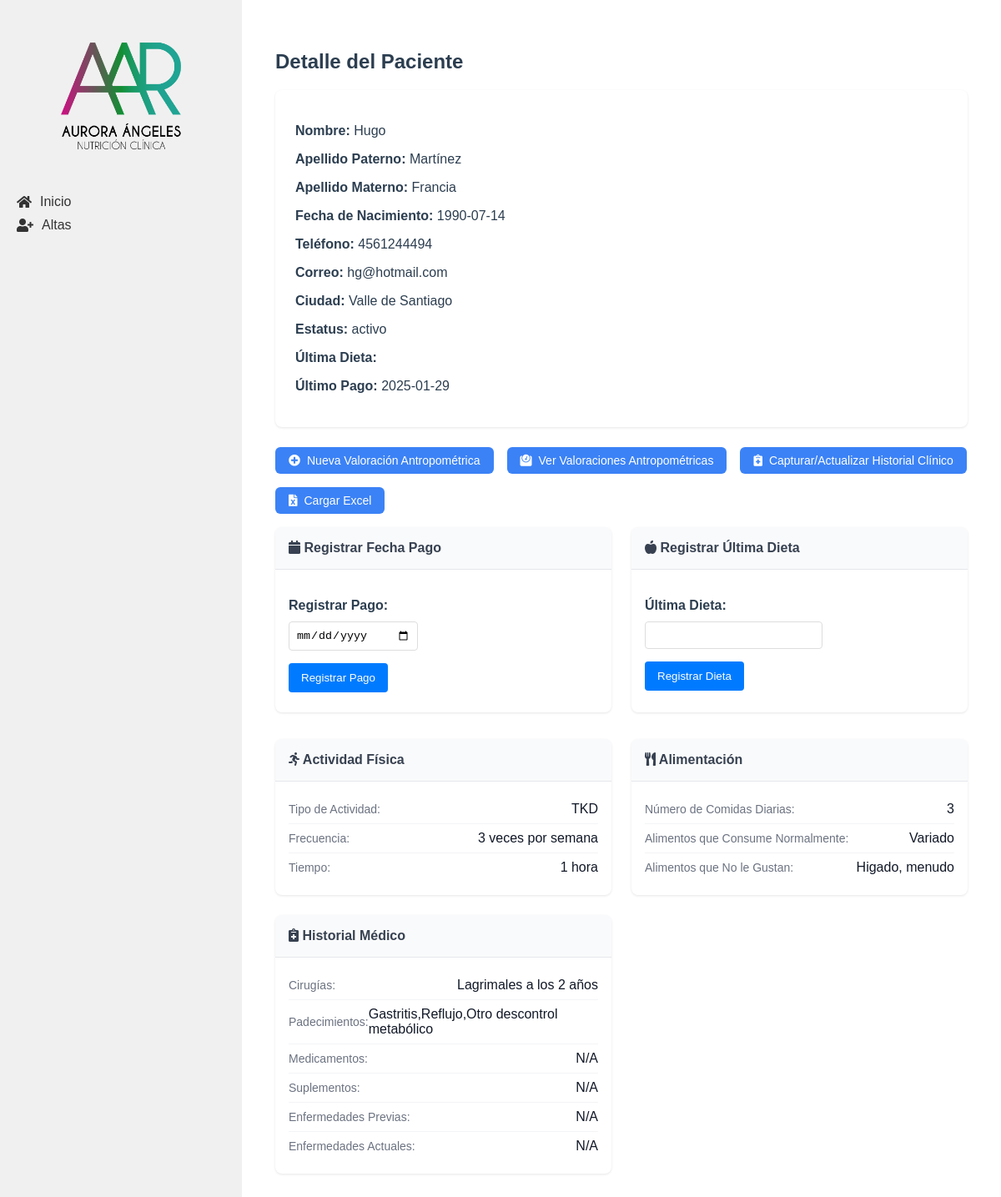
The app's page /pacientes/11, older data.
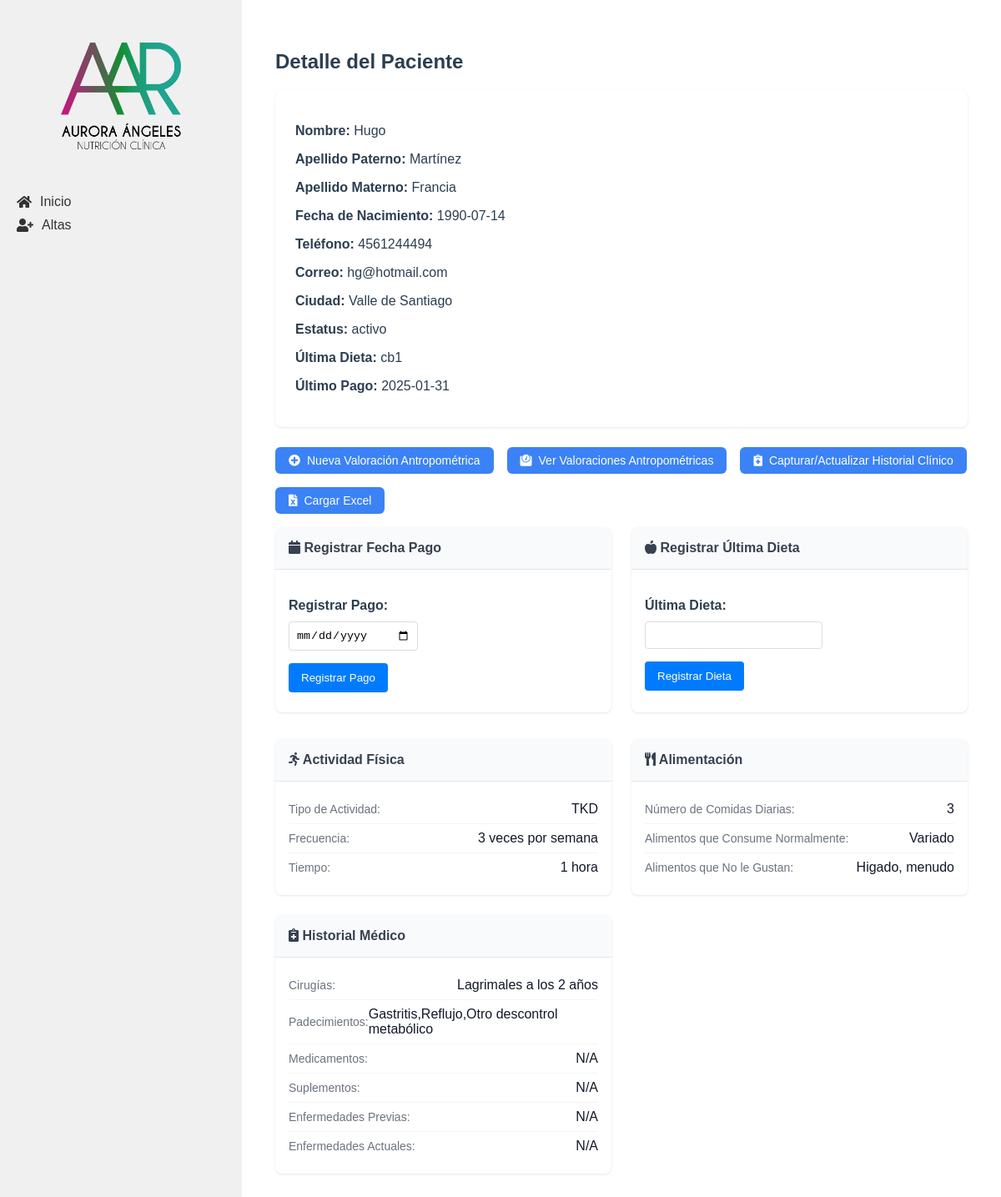
The same page, newer data.
### tables this page shows
CREATE TABLE pagos (
    id INTEGER PRIMARY KEY AUTOINCREMENT,
    paciente_id INTEGER NOT NULL,
    fecha_pago DATE NOT NULL,
    FOREIGN KEY (paciente_id) REFERENCES pacientes (id)
);

CREATE TABLE "valoracion_antropometrica" (
    id INTEGER PRIMARY KEY AUTOINCREMENT,
    paciente_id INTEGER NOT NULL,
    numero_cita INTEGER NOT NULL,
    fecha DATE NOT NULL,
    estatura FLOAT NOT NULL,
    peso FLOAT NOT NULL,
    imc FLOAT NOT NULL,
    grasa FLOAT NOT NULL,
    cintura FLOAT NOT NULL,
    torax FLOAT NOT NULL,
    brazo FLOAT NOT NULL,
    cadera FLOAT NOT NULL,
    pierna FLOAT NOT NULL,
    pantorrilla FLOAT NOT NULL,
    tension_arterial TEXT NOT NULL,
    frecuencia_cardiaca INTEGER NOT NULL,
    bicep FLOAT NOT NULL,
    tricep FLOAT NOT NULL,
    suprailiaco FLOAT NOT NULL,
    subescapular FLOAT NOT NULL,
    femoral FLOAT,
    porcentaje_grasa FLOAT NOT NULL,
    ultima_dieta TEXT,
    FOREIGN KEY (paciente_id) REFERENCES pacientes (id)
);

### app/controllers/pacientes.py (the view, shortened to what this page needs)
@pacientes.route('/pacientes/<int:id>', methods=['GET', 'POST'])
def detalle_paciente(id):
    paciente = Paciente.obtener_por_id(id)
    if paciente is None:
        flash('Paciente no encontrado', 'error')
        return redirect(url_for('pacientes.lista_pacientes'))
    ultimo_pago = Pago.obtener_ultimo_pago(id)
    historial = HistorialClinico.obtener_por_paciente_id(id)
    ultima_valoracion = ValoracionAntropometrica.obtener_ultima_por_paciente(id)
    return render_template('detalle_paciente.html',
                            paciente=paciente,
                            ultimo_pago=ultimo_pago,
                            historial=historial,
                            ultima_valoracion=ultima_valoracion)

### app/db.py (called while the page is built)
def get_db():
    if 'db' not in g:
        g.db = sqlite3.connect(
            'pacientes.db',
            detect_types=sqlite3.PARSE_DECLTYPES
        )
        g.db.row_factory = sqlite3.Row
    return g.db

def query_db(query, args=(), one=False):
    cur = get_db().execute(query, args)
    rv = cur.fetchall()
    cur.close()
    return (rv[0] if rv else None) if one else rv

### app/models/historial_clinico.py (called while the page is built)
    @staticmethod
    def obtener_por_paciente_id(paciente_id):
        return query_db('SELECT * FROM historial_clinico WHERE paciente_id = ?', [paciente_id], one=True)

### app/models/paciente.py (called while the page is built)
    @staticmethod
    def obtener_por_id(id):
        return query_db('SELECT * FROM pacientes WHERE id = ?', [id], one=True)

### app/models/pago.py (called while the page is built)
    @staticmethod
    def obtener_ultimo_pago(paciente_id):
        return query_db('SELECT fecha_pago FROM pagos WHERE paciente_id = ? ORDER BY fecha_pago DESC LIMIT 1', [paciente_id], one=True)

### app/models/valoracion_antropometrica.py (called while the page is built)
    @staticmethod
    def obtener_ultima_por_paciente(paciente_id):
        return query_db('''
            SELECT * FROM valoracion_antropometrica
            WHERE paciente_id = ?
            ORDER BY numero_cita DESC
            LIMIT 1
        ''', [paciente_id], one=True)

### app/templates/detalle_paciente.html (shortened to what the changed rows need)
{% extends "base.html" %}
{% block content %}
<div class="table-container">
    <h2>Detalle del Paciente</h2>
    <div class="paciente-detalle">
        <p><strong>Nombre:</strong> {{ paciente['nombre'] }}</p>
        <p><strong>Apellido Paterno:</strong> {{ paciente['apellido_paterno'] }}</p>
        <p><strong>Apellido Materno:</strong> {{ paciente['apellido_materno'] }}</p>
        <p><strong>Fecha de Nacimiento:</strong> {{ paciente['fecha_nacimiento'] }}</p>
        <p><strong>Teléfono:</strong> {{ paciente['telefono'] }}</p>
        <p><strong>Correo:</strong> {{ paciente['correo'] }}</p>
        <p><strong>Ciudad:</strong> {{ paciente['ciudad'] }}</p>
        <p><strong>Estatus:</strong> {{ paciente['status'] }}</p>
        <p><strong>Última Dieta:</strong> {{ ultima_valoracion['ultima_dieta'] if ultima_valoracion else 'No registrada' }}</p>
        <p><strong>Último Pago:</strong> {{ ultimo_pago['fecha_pago'] if ultimo_pago else 'No registrado' }}</p>
    </div>
</div>
{% endblock %}

Row changes from the older to the newer data that the page shows:
no longer on this page (row unchanged): pagos: fecha_pago "2025-01-29"
added valoracion_antropometrica: ultima_dieta "cb1"
added pagos: fecha_pago "2025-01-31"
